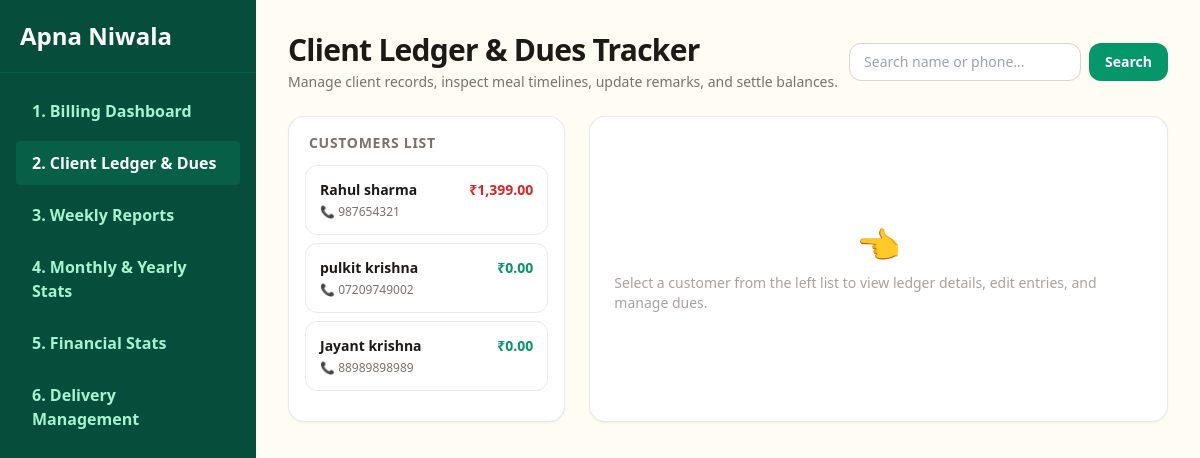
/ledger.php, run on an earlier commit of the app's database.
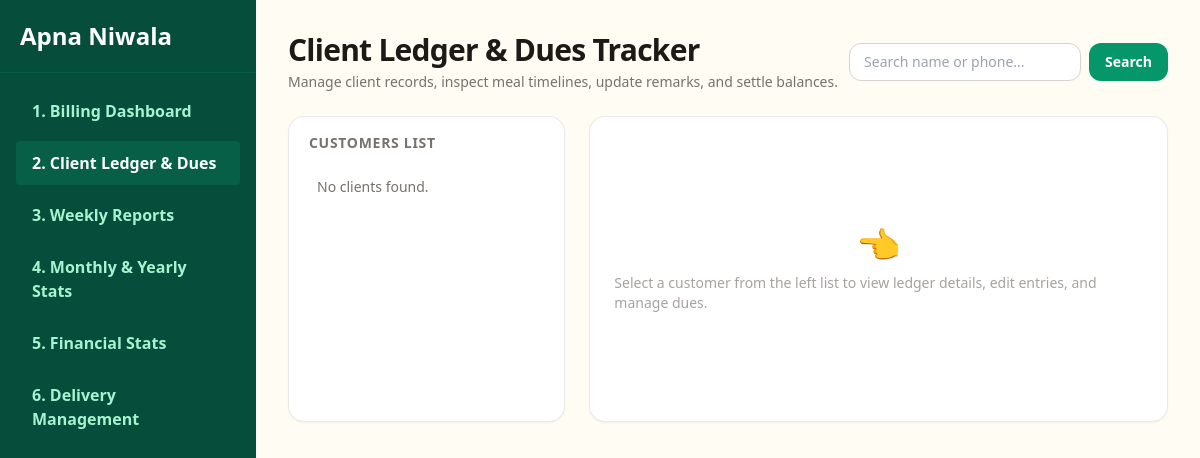
And on a later commit of the database.
### tables this page shows
CREATE TABLE `clients` (
  `client_id` int(11) NOT NULL,
  `name` varchar(100) NOT NULL,
  `address` text NOT NULL,
  `phone_no` varchar(15) NOT NULL,
  `created_at` timestamp NOT NULL DEFAULT current_timestamp(),
  `delivery_boy_id` int(11) DEFAULT NULL
);

### ledger.php (the view, shortened to what the rows shown need)
<?php
$host = 'localhost';
$db   = 'apna_niwala_db';
$user = 'root';
$pass = '';
try {
    $pdo = new PDO("mysql:host=$host;dbname=$db;charset=utf8mb4", $user, $pass);
    $pdo->setAttribute(PDO::ATTR_ERRMODE, PDO::ERRMODE_EXCEPTION);
    $pdo->exec("ALTER TABLE payments ADD COLUMN IF NOT EXISTS remarks TEXT DEFAULT NULL");
} catch (\PDOException $e) {
    die("Database Connection Failed: " . $e->getMessage());
}
$search = $_GET['search'] ?? '';
if ($search) {
    $stmt = $pdo->prepare("
        SELECT c.client_id, c.name, c.phone_no, c.address,
               SUM(p.total_due) as total_pending_due
        FROM clients c
        LEFT JOIN payments p ON c.client_id = p.client_id
        WHERE c.name LIKE ? OR c.phone_no LIKE ?
        GROUP BY c.client_id
        ORDER BY total_pending_due DESC
    ");
    $stmt->execute(["%$search%", "%$search%"]);
} else {
    $stmt = $pdo->query("
        SELECT c.client_id, c.name, c.phone_no, c.address,
               SUM(p.total_due) as total_pending_due
        FROM clients c
        LEFT JOIN payments p ON c.client_id = p.client_id
        GROUP BY c.client_id
        ORDER BY total_pending_due DESC
    ");
}
$clients = $stmt->fetchAll();
$selected_client_id = $_GET['client_id'] ?? null;
?>
<!DOCTYPE html>
<html lang="en">
<head>
    <script src="https://cdn.tailwindcss.com"></script>
</head>
<body class="bg-amber-50/60 font-sans text-stone-800">
    <div class="flex h-screen overflow-hidden">
        <div class="flex-1 p-8 overflow-y-auto">
            <div class="flex justify-between items-center mb-6">
                <div>
                    <h1 class="text-3xl font-extrabold text-stone-900 tracking-tight">Client Ledger & Dues Tracker</h1>
                </div>
            </div>
            <div class="grid grid-cols-1 lg:grid-cols-3 gap-6">
                <div class="lg:col-span-1 bg-white rounded-2xl shadow-sm border border-stone-200/80 p-4 overflow-y-auto max-h-[78vh]">
                    <h2 class="text-sm font-bold uppercase tracking-wider text-stone-500 mb-3 px-1">Customers List</h2>
                    <div class="space-y-2">
                        <?php if(empty($clients)): ?>
                            <p class="text-stone-500 text-sm p-3">No clients found.</p>
                        <?php else: ?>
                            <?php foreach($clients as $c): ?>
                                <a href="ledger.php?client_id=<?= $c['client_id'] ?><?= $search ? '&search='.urlencode($search) : '' ?>" class="block p-3.5 rounded-xl border transition <?= ($selected_client_id == $c['client_id']) ? 'bg-emerald-50/80 border-emerald-500 shadow-sm' : 'hover:bg-stone-50 border-stone-200/80' ?>">
                                    <div class="flex justify-between font-bold text-stone-900 text-sm">
                                        <span><?= htmlspecialchars($c['name']) ?></span>
                                        <span class="<?= ($c['total_pending_due'] > 0) ? 'text-red-600 font-extrabold' : 'text-emerald-600' ?>">
                                            ₹<?= number_format($c['total_pending_due'] ?? 0, 2) ?>
                                        </span>
                                    </div>
                                    <div class="text-xs text-stone-500 mt-1 flex items-center gap-1">📞 <?= htmlspecialchars($c['phone_no']) ?></div>
                                </a>
                            <?php endforeach; ?>
                        <?php endif; ?>
                    </div>
                </div>
            </div>
        </div>
    </div>
</body>
</html>

What changed in the data, as far as the page shows it:
removed clients: name "Rahul sharma", total_pending_due "1,399.00", phone_no "987654321"
removed clients: name "pulkit krishna", total_pending_due "0.00", phone_no "07209749002"
removed clients: name "Jayant krishna", total_pending_due "0.00", phone_no "88989898989"
Also different on the page:
text now shown: "No clients found."
